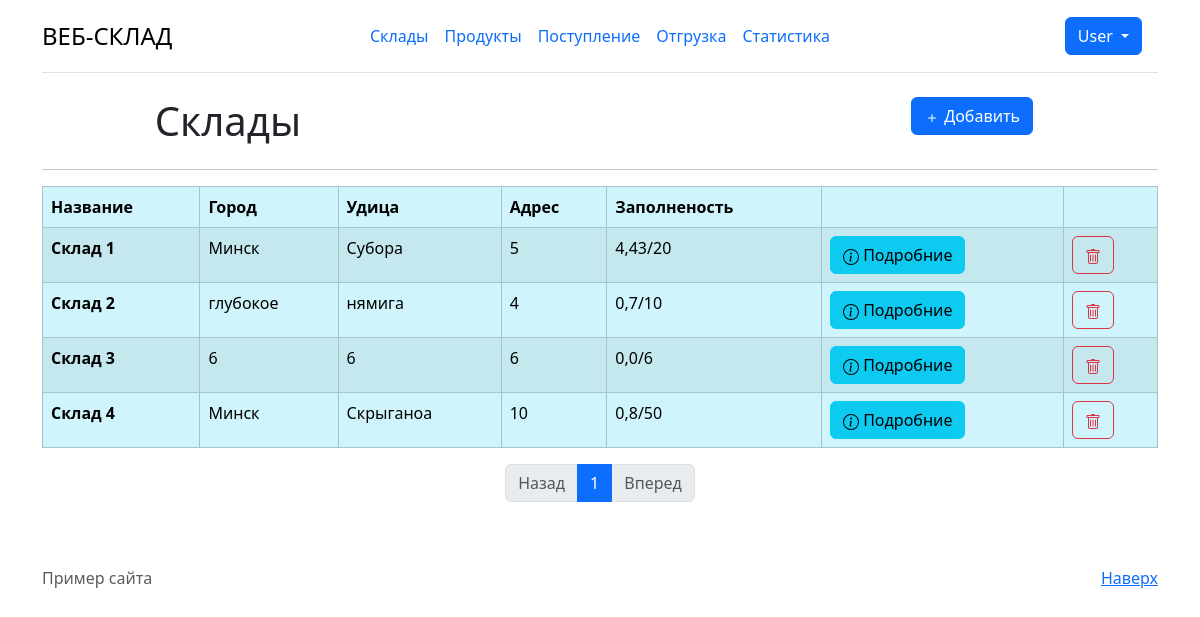
The page /warehouses/ (signed in) on the database its author committed.
### warehouses/models.py (models this page shows, shortened)
class Stock(models.Model):
    title = models.CharField('Название',max_length = 50)
    city = models.CharField('Город', max_length = 50)
    street = models.CharField('Улица', max_length = 50)
    address = models.CharField('Адрес', max_length = 50)
    number_racks = models.IntegerField('Количество стиложей')
    occupancy_status = models.FloatField('Заполниность стиложей',default=0)
    class Meta:
        verbose_name = "Склад"
        verbose_name_plural = "Склады"

### warehouses/views.py (the view)
# urls.py: path('', views.StockListView.as_view(), name='main'),
class StockListView(LoginRequiredMixin, ListView):
    model = Stock
    template_name = "warehouses/main.html"
    context_object_name = "stock"
    paginate_by = 10

### warehouses/templates/warehouses/main.html (shortened to what this page needs)
{% extends 'main/layout.html'%}
{% block container %}
    <div class="container text-center">
      <div class="row">
        <div class="col">
          <h1>Cклады</h1>
        </div>
        <div class="col">
        </div>
        <div class="col">
          <a href="{% url 'warehouses:add' %}" type="button" class="btn btn-primary">
            <svg xmlns="http://www.w3.org/2000/svg" width="16" height="16" fill="currentColor" class="bi bi-plus" viewBox="0 0 16 16">
              <path d="M8 4a.5.5 0 0 1 .5.5v3h3a.5.5 0 0 1 0 1h-3v3a.5.5 0 0 1-1 0v-3h-3a.5.5 0 0 1 0-1h3v-3A.5.5 0 0 1 8 4"></path>
            </svg>
            Добавить
          </a>
        </div>
      </div>
    </div>
  <hr>
  {% if stock %}
      <table class="table table-info table-striped table-bordered " >
        <thead>
        <tr>
          <th scope="col">Название</th>
          <th scope="col">Город</th>
          <th scope="col">Удица</th>
          <th scope="col">Адрес</th>
          <th scope="col">Заполненость</th>
          <th scope="col"></th>
          <th scope="col"></th>
        </tr>
        </thead>
        <tbody>
        {% for el in stock%}
        <tr>
          <th>{{el.title}}</th>
          <td>{{el.city}}</td>
          <td>{{el.street}}</td>
          <td>{{el.address}}</td>
          <td>{{el.occupancy_status}}/{{el.number_racks}}</td>
          <th>
            <a href="{%  url 'warehouses:stock_detail' el.id %} " type="button" class="btn btn-info">
              Подробние
            </a>
          </th>
          <th>
            <a href="{%  url 'warehouses:stock_delete' el.id %} " type="button" class="btn btn-outline-danger">
            </a>
          </th>
        </tr>
        {% endfor %}
        </tbody>
      </table>
  {%else%}
      <p>У вас нет складов</p>
  {% endif %}
  <div class="col-12">
    {% include "main/pagination.html" %}
  </div>
{% endblock %}

### main/templates/main/layout.html (shortened to what this page needs)
{% load static%}
<!DOCTYPE HTML>
<html lang="en">
<head>
    <link href="https://cdn.jsdelivr.net/npm/bootstrap@5.3.3/dist/css/bootstrap.min.css" rel="stylesheet">
</head>
<body>
<div class="container">
    <header class="d-flex flex-wrap align-items-center justify-content-center justify-content-md-between py-3 mb-4 border-bottom">
        <div class="col-md-3 mb-2 mb-md-0">
            <a href="/" class="d-inline-flex link-body-emphasis text-decoration-none">
                <span class="fs-4">ВЕБ-СКЛАД</span>
            </a>
        </div>
        <ul class="nav col-12 col-md-auto mb-2 justify-content-center mb-md-0">
            <li><a href="{% url 'warehouses:main'%}" class="nav-link px-2 ">Склады</a></li>
            <li><a href="{% url 'product:main'%}" class="nav-link px-2">Продукты</a></li>
            <li><a href="{% url 'item:add_item'%}" class="nav-link px-2">Поступление</a></li>
            <li><a href="{% url 'item:sales_item'%}" class="nav-link px-2">Отгрузка</a></li>
            <li><a href="{% url 'analytics:view_func'%}" class="nav-link px-2">Статистика</a></li>
        </ul>
        {% if user.is_authenticated %}
        <div class="col-md-3 text-end">
            <div class="dropdown">
                <button class="btn btn-primary my-btn dropdown-toggle me-3" type="button"
                        data-bs-toggle="dropdown" aria-expanded="false">
                    {{ request.user }}
                </button>
            </div>
        </div>
        {% endif %}
    </header>
</div>
<div class="container">
{% block container %}
{% endblock %}
</div>
    <footer class="text-muted py-5">
        <div class="container">
            <p class="float-end mb-1">
                <a href="#">Наверх</a>
            </p>
            <p class="mb-1">Пример сайта </p>
        </div>
    </footer>
</body>
</html>

### rows shown on the page
Stock: title "Склад 1", city "Минск", street "Субора", address "5", occupancy_status "4,43", number_racks "20"
Stock: title "Склад 2", city "глубокое", street "нямига", address "4", occupancy_status "0,7", number_racks "10"
Stock: title "Склад 3", city "6", street "6", address "6", occupancy_status "0,0", number_racks "6"
Stock: title "Склад 4", city "Минск", street "Скрыганоа", address "10", occupancy_status "0,8", number_racks "50"

### other values the page prints
{{ request.user }} "User"
{{ num_page }} "1"
